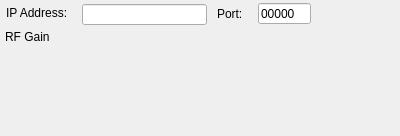
<?xml version="1.0" encoding="UTF-8"?>
<ui version="4.0">
 <class>SDRIP</class>
 <widget class="QWidget" name="SDRIP">
  <property name="geometry">
   <rect>
    <x>0</x>
    <y>0</y>
    <width>400</width>
    <height>136</height>
   </rect>
  </property>
  <property name="windowTitle">
   <string>Form</string>
  </property>
  <widget class="QLineEdit" name="ipAddress">
   <property name="geometry">
    <rect>
     <x>82</x>
     <y>4</y>
     <width>125</width>
     <height>21</height>
    </rect>
   </property>
  </widget>
  <widget class="QLabel" name="label">
   <property name="geometry">
    <rect>
     <x>6</x>
     <y>5</y>
     <width>78</width>
     <height>16</height>
    </rect>
   </property>
   <property name="text">
    <string>IP Address:</string>
   </property>
  </widget>
  <widget class="QLabel" name="label_2">
   <property name="geometry">
    <rect>
     <x>217</x>
     <y>6</y>
     <width>38</width>
     <height>16</height>
    </rect>
   </property>
   <property name="text">
    <string>Port:</string>
   </property>
  </widget>
  <widget class="QLineEdit" name="port">
   <property name="geometry">
    <rect>
     <x>258</x>
     <y>3</y>
     <width>53</width>
     <height>21</height>
    </rect>
   </property>
   <property name="inputMask">
    <string>00000;0</string>
   </property>
  </widget>
  <widget class="QLabel" name="label_3">
   <property name="geometry">
    <rect>
     <x>5</x>
     <y>29</y>
     <width>62</width>
     <height>16</height>
    </rect>
   </property>
   <property name="text">
    <string>RF Gain</string>
   </property>
  </widget>
 </widget>
 <resources/>
 <connections/>
</ui>
